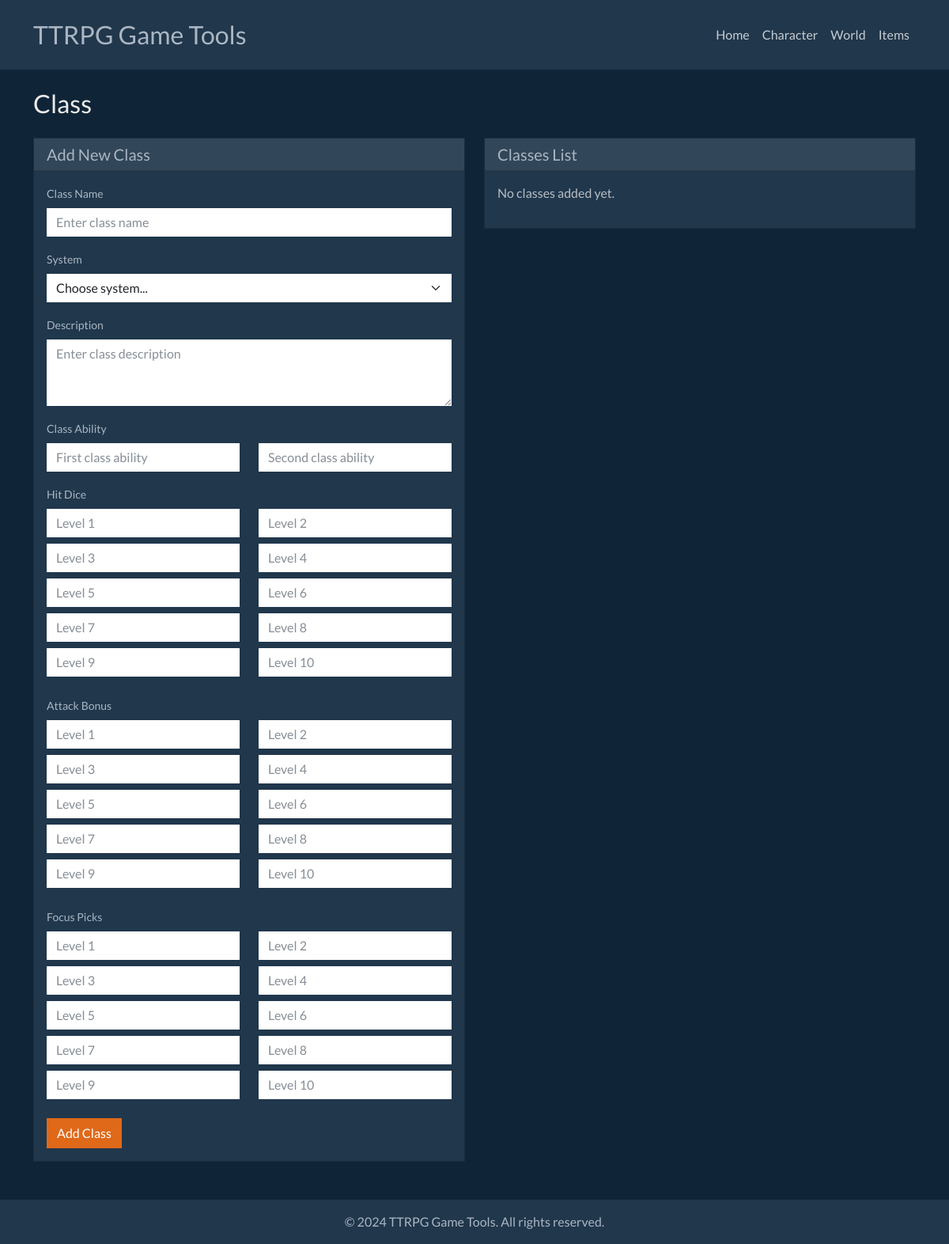
The page /class on the database as committed earlier.
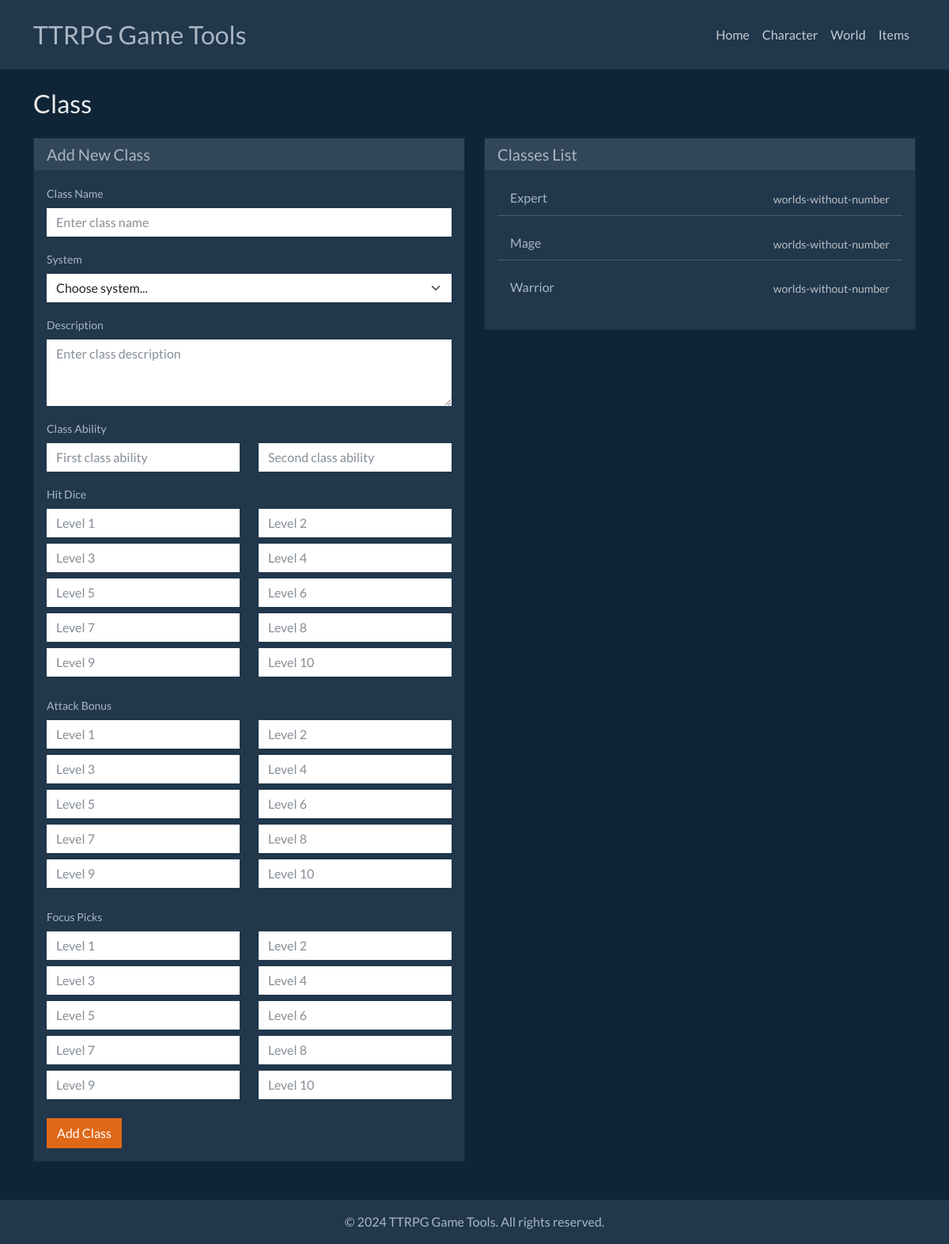
The same page on the database as committed later.
### tables this page shows
CREATE TABLE classes (
            id TEXT PRIMARY KEY,
            system TEXT NOT NULL,
            name TEXT NOT NULL,
            description TEXT NOT NULL,
            class_ability_1 TEXT NOT NULL,
            class_ability_2 TEXT NOT NULL,
            hit_dice_1 TEXT NOT NULL,
            hit_dice_2 TEXT NOT NULL,
            hit_dice_3 TEXT NOT NULL,
            hit_dice_4 TEXT NOT NULL,
            hit_dice_5 TEXT NOT NULL,
            hit_dice_6 TEXT NOT NULL,
            hit_dice_7 TEXT NOT NULL,
            hit_dice_8 TEXT NOT NULL,
            hit_dice_9 TEXT NOT NULL,
            hit_dice_10 TEXT NOT NULL,
            attack_bonus_1 TEXT NOT NULL,
            attack_bonus_2 TEXT NOT NULL,
            attack_bonus_3 TEXT NOT NULL,
            attack_bonus_4 TEXT NOT NULL,
            attack_bonus_5 TEXT NOT NULL,
            attack_bonus_6 TEXT NOT NULL,
            attack_bonus_7 TEXT NOT NULL,
            attack_bonus_8 TEXT NOT NULL,
            attack_bonus_9 TEXT NOT NULL,
            attack_bonus_10 TEXT NOT NULL,
            focus_picks_1 TEXT NOT NULL,
            focus_picks_2 TEXT NOT NULL,
            focus_picks_3 TEXT NOT NULL,
            focus_picks_4 TEXT NOT NULL,
            focus_picks_5 TEXT NOT NULL,
            focus_picks_6 TEXT NOT NULL,
            focus_picks_7 TEXT NOT NULL,
            focus_picks_8 TEXT NOT NULL,
            focus_picks_9 TEXT NOT NULL,
            focus_picks_10 TEXT NOT NULL,
            created_at TIMESTAMP DEFAULT CURRENT_TIMESTAMP
        );

### main.py (the view)
@app.get("/class")
async def class_page(request: Request):
    classes_list = get_all_classes()
    return templates.TemplateResponse("class.html", {"request": request, "classes": classes_list})

### templates/class.html (shortened to what the changed rows need)
{% extends "base.html" %}
{% block content %}
<div class="row">
    <div class="col-12">
        <h2 class="mb-4">Class</h2>
    </div>
</div>
<div class="row">
    <div class="col-md-6">
        <div class="card bg-dark text-light">
            <div class="card-body">
                {% if classes %}
                    <div class="list-group list-group-flush">
                        {% for class in classes %}
                        <div class="list-group-item bg-dark text-light border-secondary mb-3 d-flex w-100 justify-content-between align-items-center">
                            <h6 class="mb-1">
                              <span data-bs-toggle="tooltip" data-bs-placement="top" data-bs-custom-class="wide-tooltip" title="Description: {{ class.description|e }}&#10;Class Ability: {{ class.class_ability|join(', ')|e }}&#10;Hit Dice: {{ class.hit_dice|join(', ')|e }}&#10;Attack Bonus: {{ class.attack_bonus|join(', ')|e }}&#10;Focus Picks: {{ class.focus_picks|join(', ')|e }}">
                                {{ class.name }}
                              </span>
                            </h6>
                            <small class="text-muted ms-2">{{ class.system }}</small>
                        </div>
                        {% endfor %}
                    </div>
                {% else %}
                    <p class="text-muted">No classes added yet.</p>
                {% endif %}
            </div>
        </div>
    </div>
</div>
{% endblock %}

Rows that differ between the two databases and show on the page:
added classes: name "Expert", system "worlds-without-number"
added classes: name "Mage", system "worlds-without-number"
added classes: name "Warrior", system "worlds-without-number"
Other text that changed with them:
text no longer shown: "No classes added yet."
